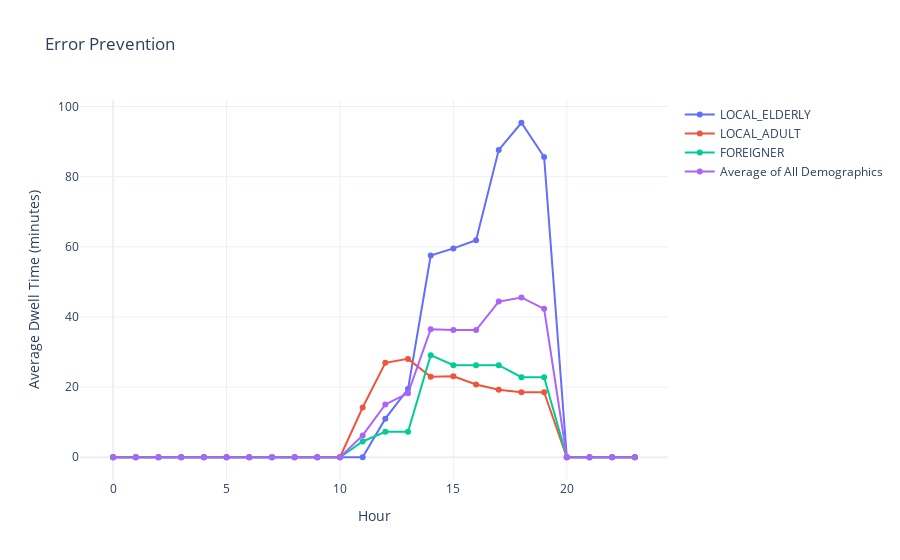

Notebook cell for this chart:
### Markdown cell above
## Error Prevention

### Code cell
import pandas as pd
import plotly.graph_objects as go

file_path = 'ERROR_PREVENTION_RERUN.xlsx'
xls = pd.ExcelFile(file_path)

avg_dwell_times = pd.DataFrame()

day_data = pd.read_excel(xls, sheet_name='Day 1')
day_data = day_data.drop(columns=[col for col in day_data.columns if "Unnamed" in col])
day_data['LOCAL_ELDERLY'] = day_data['LOCAL_ELDERLY']/60
day_data['LOCAL_ADULT'] = day_data['LOCAL_ADULT']/60
day_data['FOREIGNER'] = day_data['FOREIGNER']/60
day_data['Average of All Demographics'] = day_data['Average of All Demographics']/60
day_data_filtered_error = day_data[(day_data['Simulation Hour'] >= 0) & (day_data['Simulation Hour'] <= 23)]

day_data_error = day_data[(day_data['Simulation Hour'] >= 10) & (day_data['Simulation Hour'] <= 20)]
average_ErrorPrevention = day_data_error['Average of All Demographics'].sum()/10
print(average_ErrorPrevention)
dictionary['Error Prevention'] = average_ErrorPrevention

fig = go.Figure()

for column in day_data_filtered_error.columns[1:]: 
    text_values = [f"{value:.2f}" for value in day_data_filtered_error[column]]
    fig.add_trace(go.Scatter(x=day_data_filtered_error['Simulation Hour'], y=day_data_filtered_error[column], text=text_values,
                             mode='lines+markers', name=column, textposition="top center"))

fig.update_layout(title='Error Prevention',
                  xaxis_title='Hour',
                  yaxis_title='Average Dwell Time (minutes)',
                  template='plotly_white')

fig.show()

### Figure 1 — Plotly figure (JSON) as saved in the notebook; plotly's stock layout.template omitted (floating-point values rounded to 4 significant figures)
{"data": [{"mode": "lines+markers", "name": "LOCAL_ELDERLY", "text": ["0.00", "0.00", "0.00", "0.00", "0.00", "0.00", "0.00", "0.00", "0.00", "0.00", "0.00", "0.00", "11.00", "19.43", "57.50", "59.54", "61.85", "87.64", "95.37", "85.60", "0.00", "0.00", "0.00", "0.00"], "textposition": "top center", "type": "scatter", "x": [0, 1, 2, 3, 4, 5, 6, 7, 8, 9, 10, 11, 12, 13, 14, 15, 16, 17, 18, 19, 20, 21, 22, 23], "y": [0, 0, 0, 0, 0, 0, 0, 0, 0, 0, 0, 0, 11, 19.43, 57.5, 59.54, 61.85, 87.64, 95.37, 85.6, 0, 0, 0, 0]}, {"mode": "lines+markers", "name": "LOCAL_ADULT", "text": ["0.00", "0.00", "0.00", "0.00", "0.00", "0.00", "0.00", "0.00", "0.00", "0.00", "0.00", "14.19", "26.91", "28.04", "22.93", "23.08", "20.72", "19.25", "18.53", "18.53", "0.00", "0.00", "0.00", "0.00"], "textposition": "top center", "type": "scatter", "x": [0, 1, 2, 3, 4, 5, 6, 7, 8, 9, 10, 11, 12, 13, 14, 15, 16, 17, 18, 19, 20, 21, 22, 23], "y": [0, 0, 0, 0, 0, 0, 0, 0, 0, 0, 0, 14.19, 26.91, 28.04, 22.93, 23.08, 20.72, 19.25, 18.53, 18.53, 0, 0, 0, 0]}, {"mode": "lines+markers", "name": "FOREIGNER", "text": ["0.00", "0.00", "0.00", "0.00", "0.00", "0.00", "0.00", "0.00", "0.00", "0.00", "0.00", "4.50", "7.28", "7.28", "29.11", "26.24", "26.24", "26.24", "22.81", "22.81", "0.00", "0.00", "0.00", "0.00"], "textposition": "top center", "type": "scatter", "x": [0, 1, 2, 3, 4, 5, 6, 7, 8, 9, 10, 11, 12, 13, 14, 15, 16, 17, 18, 19, 20, 21, 22, 23], "y": [0, 0, 0, 0, 0, 0, 0, 0, 0, 0, 0, 4.5, 7.278, 7.278, 29.11, 26.24, 26.24, 26.24, 22.81, 22.81, 0, 0, 0, 0]}, {"mode": "lines+markers", "name": "Average of All Demographics", "text": ["0.00", "0.00", "0.00", "0.00", "0.00", "0.00", "0.00", "0.00", "0.00", "0.00", "0.00", "6.23", "15.06", "18.25", "36.51", "36.29", "36.27", "44.38", "45.57", "42.31", "0.00", "0.00", "0.00", "0.00"], "textposition": "top center", "type": "scatter", "x": [0, 1, 2, 3, 4, 5, 6, 7, 8, 9, 10, 11, 12, 13, 14, 15, 16, 17, 18, 19, 20, 21, 22, 23], "y": [0, 0, 0, 0, 0, 0, 0, 0, 0, 0, 0, 6.228, 15.06, 18.25, 36.51, 36.29, 36.27, 44.38, 45.57, 42.31, 0, 0, 0, 0]}], "layout": {"title": {"text": "Error Prevention"}, "xaxis": {"title": {"text": "Hour"}}, "yaxis": {"title": {"text": "Average Dwell Time (minutes)"}}}}
